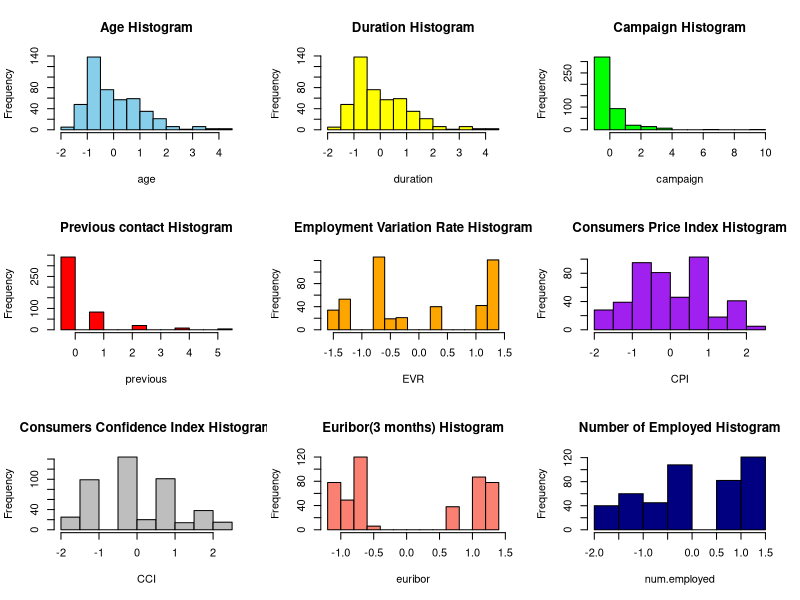
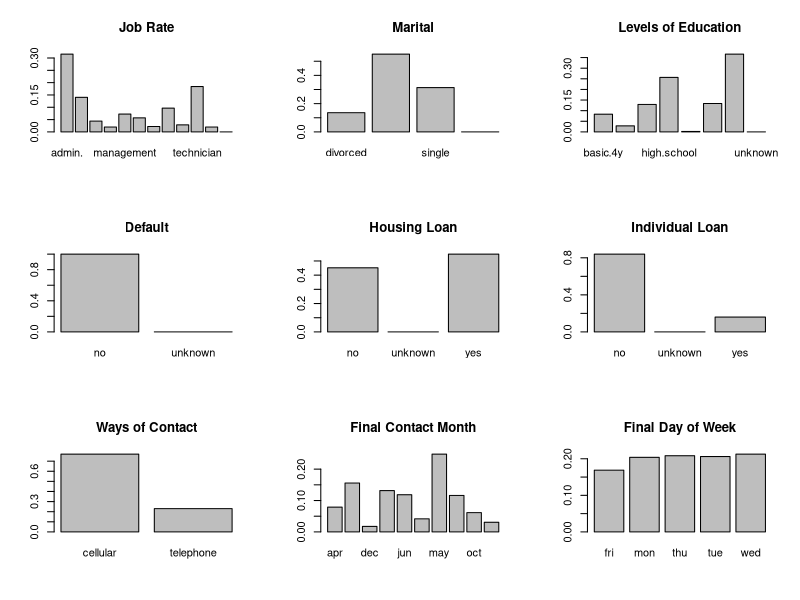
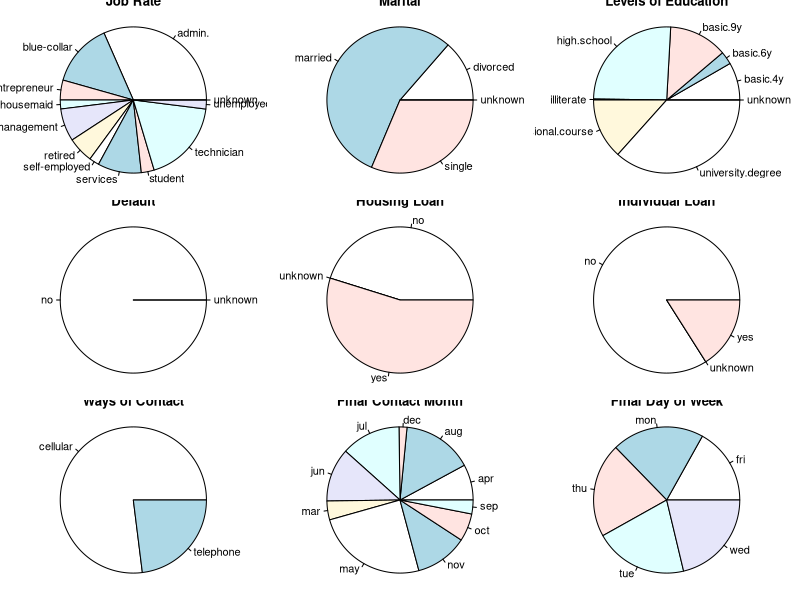
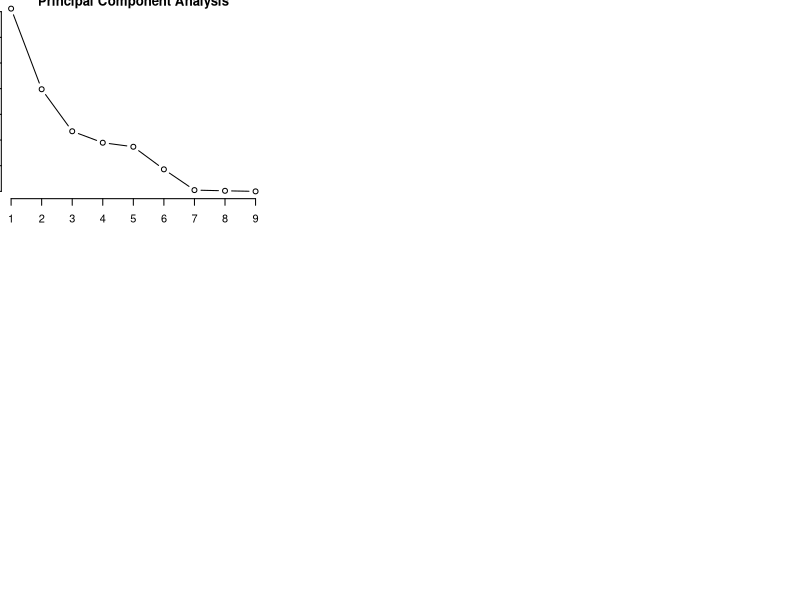
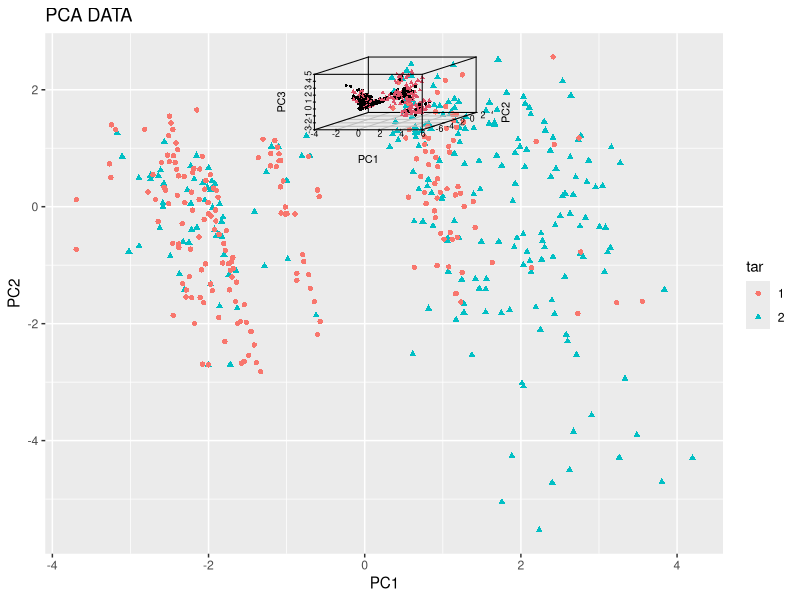
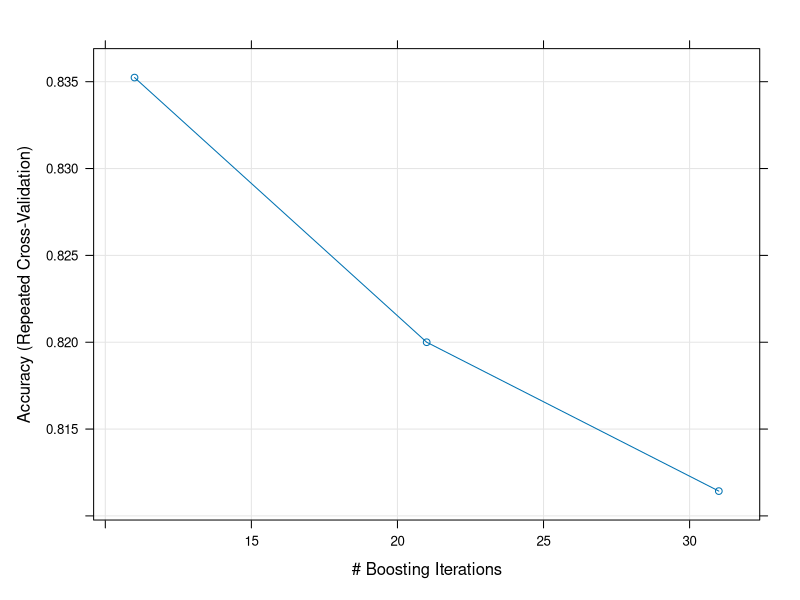

Write R code to recreate these figures, in order. (Note: this script raises an error after producing the figures.)
library(caret)
library(dplyr)
df <- read.csv("bank.csv", header = T)
str(df)
df <- df %>% 
    mutate_if(is.character, as.factor)

# Delete NA rows
df_1 <- df
df_1[df_1 == "unknown"] <- NA
sum(is.na(df_1))
df_1 <- na.omit(df_1)
str(df_1)

# Standardization
df_1$age <- scale(df_1$age)
df_1$duration <- scale(df_1$age)
df_1$campaign <- scale(df_1$campaign)
df_1$previous <- scale(df_1$previous)
df_1$emp.var.rate <- scale(df_1$emp.var.rate)
df_1$cons.price.idx <- scale(df_1$cons.price.idx)
df_1$cons.conf.idx <- scale(df_1$cons.conf.idx)
df_1$euribor3m <- scale(df_1$euribor3m)
df_1$nr.employed <- scale(df_1$nr.employed)

# Drawing histogram
par(mfrow = c(3, 3), mar = c(5.1, 4.1, 4.1, 2.1))
hist(df_1$age, main = "Age Histogram", xlab = "age", col = "skyblue")
hist(df_1$duration, main = "Duration Histogram", xlab = "duration", col = "yellow")
hist(df_1$campaign, main = "Campaign Histogram", xlab = "campaign", col = "green")
hist(df_1$previous, main = "Previous contact Histogram", xlab = "previous", col = "red")
hist(df_1$emp.var.rate, main = "Employment Variation Rate Histogram", xlab = "EVR", col = "orange")
hist(df_1$cons.price.idx, main = "Consumers Price Index Histogram", xlab = "CPI", col = "purple")
hist(df_1$cons.conf.idx, main = "Consumers Confidence Index Histogram", xlab = "CCI", col = "gray")
hist(df_1$euribor3m, main = "Euribor(3 months) Histogram", xlab = "euribor", col = "salmon")
hist(df_1$nr.employed, main = "Number of Employed Histogram", xlab = "num.employed", col = "navy")

# Categorical data plot_bar
par(mfrow = c(3, 3), mar = c(5.1, 4.1, 4.1, 2.1))
barplot(prop.table(table(df_1$job)), main = "Job Rate")
barplot(prop.table(table(df_1$marital)), main = "Marital")
barplot(prop.table(table(df_1$education)), main = "Levels of Education")
barplot(prop.table(table(df_1$default)), main = "Default")
barplot(prop.table(table(df_1$housing)), main = "Housing Loan")
barplot(prop.table(table(df_1$loan)), main = "Individual Loan")
barplot(prop.table(table(df_1$contact)), main = "Ways of Contact")
barplot(prop.table(table(df_1$month)), main = "Final Contact Month")
barplot(prop.table(table(df_1$day_of_week)), main = "Final Day of Week")

# Categorical data plot_pie
par(mfrow = c(3, 3), mar = c(0.1, 0.1, 0.1, 0.1))
pie(prop.table(table(df_1$job)), main = "Job Rate")
pie(prop.table(table(df_1$marital)), main = "Marital")
pie(prop.table(table(df_1$education)), main = "Levels of Education")
pie(prop.table(table(df_1$default)), main = "Default")
pie(prop.table(table(df_1$housing)), main = "Housing Loan")
pie(prop.table(table(df_1$loan)), main = "Individual Loan")
pie(prop.table(table(df_1$contact)), main = "Ways of Contact")
pie(prop.table(table(df_1$month)), main = "Final Contact Month")
pie(prop.table(table(df_1$day_of_week)), main = "Final Day of Week")

# Visualization with Dimensionality Reduction
num_feature <- c("age", "duration", "campaign", "previous", "emp.var.rate", "cons.price.idx", "cons.conf.idx", "euribor3m", "nr.employed")

tar <- df_1[, "target"]
num_data <- df_1[, num_feature]
pca_num <- prcomp(num_data)
plot(pca_num, type = "l", main = "Principal Component Analysis")
summary(pca_num)

pca_matrix <- pca_num$rotation
pca_data <- as.matrix(num_data)%*%pca_matrix
reduced_data <- data.frame(cbind(pca_data[, 1:3], tar))
reduced_data$tar <- as.factor(reduced_data$tar)
str(reduced_data)

library(ggplot2)
ggplot(data = reduced_data, aes(x = PC1, y = PC2)) +
    geom_point(aes(color = tar, shape = tar)) +
    xlab("PC1") +
    ylab("PC2") +
    ggtitle("PCA DATA")

library(scatterplot3d)
shapes = c(16, 17)
shapes <- shapes[as.numeric(reduced_data$tar)]
scatterplot3d(reduced_data[, 1:3], color = reduced_data[, "tar"], pch = shapes, angle = 45)

# Low Efficacy -> Machine Learning with raw data

# train / test
set.seed(2020)
df_2 <- df
datatotal <- sort(sample(nrow(df_2), nrow(df_2)*0.7))
train <- df_2[datatotal, ]
test <- df_2[-datatotal, ]

# Logistic Regression
ctrl <- trainControl(method = "repeatedcv", repeats = 5)
logit_fit <- train(target ~.,
                   data = train,
                   method = "glm",
                   trControl = ctrl,
                   metric = "Accuracy")
logit_fit
logit_pred <- predict(logit_fit, newdata = test)
confusionMatrix(logit_pred, test$target)

# Boosted Logistic Regression
logit_boost_fit <- train(target ~.,
                   data = train,
                   method = "LogitBoost",
                   trControl = ctrl,
                   metric = "Accuracy")
logit_boost_fit
plot(logit_boost_fit)
logit_boost_pred <- predict(logit_boost_fit, newdata = test)
confusionMatrix(logit_boost_pred, test$target)

# Logistic Model Tree
logit_tree_fit<- train(target ~.,
                       data = train,
                       method = "LMT",
                       trControl = ctrl,
                       metric = "Accuracy")
logit_tree_fit
plot(logit_tree_fit)
logit_tree_pred <- predict(logit_tree_fit, newdata = test)
confusionMatrix(logit_tree_pred, test$target)

# Penalized Logistic Regression
logit_plr_fit<- train(target ~.,
                       data = train,
                       method = "plr",
                       trControl = ctrl,
                       metric = "Accuracy")
logit_plr_fit
plot(logit_plr_fit)
logit_plr_pred <- predict(logit_plr_fit, newdata = test)
confusionMatrix(logit_plr_pred, test$target)

# Regularized Logistic Regression
logit_reg_fit<- train(target ~.,
                      data = train,
                      method = "regLogistic",
                      trControl = ctrl,
                      metric = "Accuracy")
logit_reg_fit
plot(logit_reg_fit)
logit_reg_pred <- predict(logit_reg_fit, newdata = test)
confusionMatrix(logit_reg_pred, test$target)

# Naive Bayes
nb_fit<- train(target ~.,
               data = train,
               method = "naive_bayes",
               trControl = ctrl,
               metric = "Accuracy")

nb_fit
plot(nb_fit)
nb_pred <- predict(nb_fit, newdata = test)
confusionMatrix(nb_pred, test$target)

# Random Forest
rf_fit<- train(target ~.,
               data = train,
               method = "rf",
               trControl = ctrl,
               metric = "Accuracy")
rf_fit
plot(rf_fit)
rf_pred <- predict(rf_fit, newdata = test)
confusionMatrix(rf_pred, test$target)

# SVM
svm_linear_fit<- train(target ~.,
                       data = train,
                       method = "svmLinear",
                       trControl = ctrl,
                       metric = "Accuracy")
svm_linear_fit
svm_linear_pred <- predict(svm_linear_fit, newdata = test)
confusionMatrix(svm_linear_pred, test$target)

# Kernel SVM
svm_poly_fit<- train(target ~.,
                     data = train,
                     method = "svmPoly",
                     trControl = ctrl,
                     metric = "Accuracy")
svm_ploy_fit
plot(svm_ploy_fit)
svm_poly_pred <- predict(svm_poly_fit, newdata = test)
confusionMatrix(svm_poly_pred, test$target)

# Best Model to this data: Random Forest
